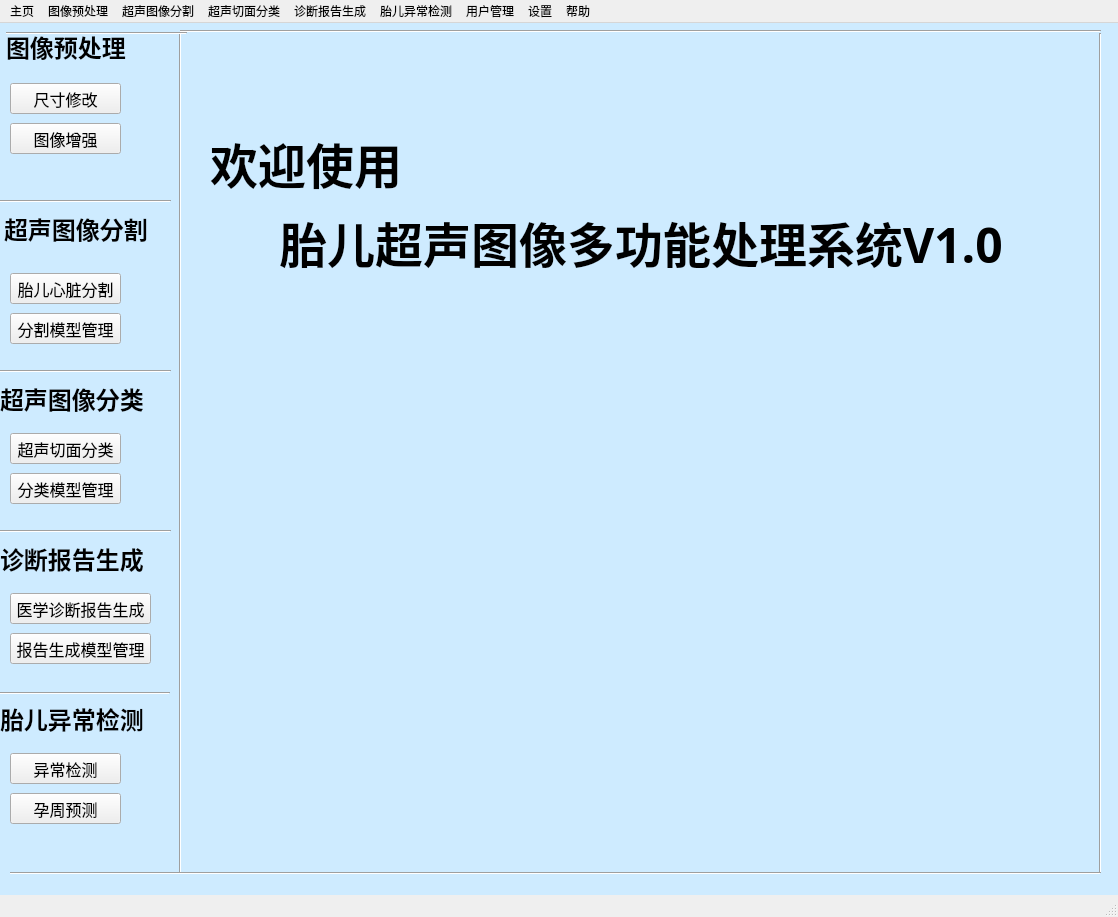
<?xml version="1.0" encoding="UTF-8"?>
<ui version="4.0">
 <class>MainWindow</class>
 <widget class="QMainWindow" name="MainWindow">
  <property name="geometry">
   <rect>
    <x>0</x>
    <y>0</y>
    <width>1118</width>
    <height>917</height>
   </rect>
  </property>
  <property name="windowTitle">
   <string>胎儿超声图像多功能处理系统V1.0</string>
  </property>
  <property name="windowIcon">
   <iconset>
    <normaloff>image/src=http___img95.699pic.com_xsj_0q_mh_r9.jpg!_fw_700_watermark_url_L3hzai93YXRlcl9kZXRhaWwyLnBuZw_align_southeast&amp;refer=http___img95.699pic.jpg</normaloff>image/src=http___img95.699pic.com_xsj_0q_mh_r9.jpg!_fw_700_watermark_url_L3hzai93YXRlcl9kZXRhaWwyLnBuZw_align_southeast&amp;refer=http___img95.699pic.jpg</iconset>
  </property>
  <widget class="QWidget" name="centralwidget">
   <widget class="QLabel" name="label">
    <property name="geometry">
     <rect>
      <x>6</x>
      <y>-2</y>
      <width>151</width>
      <height>51</height>
     </rect>
    </property>
    <property name="font">
     <font>
      <family>宋体</family>
      <pointsize>18</pointsize>
      <weight>75</weight>
      <bold>true</bold>
     </font>
    </property>
    <property name="text">
     <string>图像预处理</string>
    </property>
   </widget>
   <widget class="QPushButton" name="pushButton">
    <property name="geometry">
     <rect>
      <x>10</x>
      <y>60</y>
      <width>111</width>
      <height>31</height>
     </rect>
    </property>
    <property name="font">
     <font>
      <family>宋体</family>
      <pointsize>12</pointsize>
     </font>
    </property>
    <property name="text">
     <string>尺寸修改</string>
    </property>
   </widget>
   <widget class="QLabel" name="label_2">
    <property name="geometry">
     <rect>
      <x>4</x>
      <y>180</y>
      <width>171</width>
      <height>51</height>
     </rect>
    </property>
    <property name="font">
     <font>
      <family>宋体</family>
      <pointsize>18</pointsize>
      <weight>75</weight>
      <bold>true</bold>
     </font>
    </property>
    <property name="text">
     <string>超声图像分割</string>
    </property>
   </widget>
   <widget class="QPushButton" name="pushButton_2">
    <property name="geometry">
     <rect>
      <x>10</x>
      <y>250</y>
      <width>111</width>
      <height>31</height>
     </rect>
    </property>
    <property name="font">
     <font>
      <family>宋体</family>
      <pointsize>12</pointsize>
     </font>
    </property>
    <property name="text">
     <string>胎儿心脏分割</string>
    </property>
   </widget>
   <widget class="QPushButton" name="pushButton_3">
    <property name="geometry">
     <rect>
      <x>10</x>
      <y>290</y>
      <width>111</width>
      <height>31</height>
     </rect>
    </property>
    <property name="font">
     <font>
      <family>宋体</family>
      <pointsize>12</pointsize>
     </font>
    </property>
    <property name="text">
     <string>分割模型管理</string>
    </property>
   </widget>
   <widget class="QPushButton" name="pushButton_5">
    <property name="enabled">
     <bool>true</bool>
    </property>
    <property name="geometry">
     <rect>
      <x>10</x>
      <y>450</y>
      <width>111</width>
      <height>31</height>
     </rect>
    </property>
    <property name="font">
     <font>
      <family>宋体</family>
      <pointsize>12</pointsize>
     </font>
    </property>
    <property name="text">
     <string>分类模型管理</string>
    </property>
    <property name="default">
     <bool>false</bool>
    </property>
   </widget>
   <widget class="QPushButton" name="pushButton_6">
    <property name="enabled">
     <bool>true</bool>
    </property>
    <property name="geometry">
     <rect>
      <x>10</x>
      <y>410</y>
      <width>111</width>
      <height>31</height>
     </rect>
    </property>
    <property name="font">
     <font>
      <family>宋体</family>
      <pointsize>12</pointsize>
     </font>
    </property>
    <property name="text">
     <string>超声切面分类</string>
    </property>
    <property name="default">
     <bool>false</bool>
    </property>
   </widget>
   <widget class="QPushButton" name="pushButton_7">
    <property name="enabled">
     <bool>false</bool>
    </property>
    <property name="geometry">
     <rect>
      <x>280</x>
      <y>930</y>
      <width>91</width>
      <height>31</height>
     </rect>
    </property>
    <property name="text">
     <string>分类模型训练</string>
    </property>
    <property name="default">
     <bool>false</bool>
    </property>
   </widget>
   <widget class="QPushButton" name="pushButton_8">
    <property name="enabled">
     <bool>true</bool>
    </property>
    <property name="geometry">
     <rect>
      <x>10</x>
      <y>610</y>
      <width>141</width>
      <height>31</height>
     </rect>
    </property>
    <property name="font">
     <font>
      <family>宋体</family>
      <pointsize>12</pointsize>
     </font>
    </property>
    <property name="text">
     <string>报告生成模型管理</string>
    </property>
    <property name="default">
     <bool>false</bool>
    </property>
   </widget>
   <widget class="QPushButton" name="pushButton_9">
    <property name="enabled">
     <bool>true</bool>
    </property>
    <property name="geometry">
     <rect>
      <x>10</x>
      <y>570</y>
      <width>141</width>
      <height>31</height>
     </rect>
    </property>
    <property name="font">
     <font>
      <family>宋体</family>
      <pointsize>12</pointsize>
     </font>
    </property>
    <property name="text">
     <string>医学诊断报告生成</string>
    </property>
    <property name="default">
     <bool>false</bool>
    </property>
   </widget>
   <widget class="QPushButton" name="pushButton_10">
    <property name="enabled">
     <bool>false</bool>
    </property>
    <property name="geometry">
     <rect>
      <x>380</x>
      <y>930</y>
      <width>91</width>
      <height>31</height>
     </rect>
    </property>
    <property name="text">
     <string>去噪模型训练</string>
    </property>
    <property name="default">
     <bool>false</bool>
    </property>
   </widget>
   <widget class="QStackedWidget" name="stackedWidget">
    <property name="geometry">
     <rect>
      <x>190</x>
      <y>20</y>
      <width>901</width>
      <height>821</height>
     </rect>
    </property>
    <widget class="QWidget" name="stackedWidgetPage1">
     <widget class="QLabel" name="label_7">
      <property name="geometry">
       <rect>
        <x>20</x>
        <y>50</y>
        <width>841</width>
        <height>141</height>
       </rect>
      </property>
      <property name="font">
       <font>
        <family>宋体</family>
        <pointsize>36</pointsize>
        <weight>75</weight>
        <bold>true</bold>
       </font>
      </property>
      <property name="text">
       <string>欢迎使用</string>
      </property>
     </widget>
     <widget class="QFrame" name="frame">
      <property name="geometry">
       <rect>
        <x>-11</x>
        <y>-11</y>
        <width>921</width>
        <height>841</height>
       </rect>
      </property>
      <property name="frameShape">
       <enum>QFrame::StyledPanel</enum>
      </property>
      <property name="frameShadow">
       <enum>QFrame::Raised</enum>
      </property>
      <widget class="QLabel" name="label_6">
       <property name="geometry">
        <rect>
         <x>100</x>
         <y>140</y>
         <width>841</width>
         <height>141</height>
        </rect>
       </property>
       <property name="font">
        <font>
         <family>宋体</family>
         <pointsize>36</pointsize>
         <weight>75</weight>
         <bold>true</bold>
        </font>
       </property>
       <property name="text">
        <string>胎儿超声图像多功能处理系统V1.0</string>
       </property>
      </widget>
     </widget>
     <zorder>frame</zorder>
     <zorder>label_7</zorder>
    </widget>
   </widget>
   <widget class="Line" name="line">
    <property name="geometry">
     <rect>
      <x>180</x>
      <y>0</y>
      <width>921</width>
      <height>16</height>
     </rect>
    </property>
    <property name="orientation">
     <enum>Qt::Horizontal</enum>
    </property>
   </widget>
   <widget class="Line" name="line_2">
    <property name="geometry">
     <rect>
      <x>170</x>
      <y>9</y>
      <width>21</width>
      <height>841</height>
     </rect>
    </property>
    <property name="orientation">
     <enum>Qt::Vertical</enum>
    </property>
   </widget>
   <widget class="QPushButton" name="pushButton_12">
    <property name="geometry">
     <rect>
      <x>10</x>
      <y>100</y>
      <width>111</width>
      <height>31</height>
     </rect>
    </property>
    <property name="font">
     <font>
      <family>宋体</family>
      <pointsize>12</pointsize>
     </font>
    </property>
    <property name="text">
     <string>图像增强</string>
    </property>
   </widget>
   <widget class="QPushButton" name="pushButton_13">
    <property name="enabled">
     <bool>true</bool>
    </property>
    <property name="geometry">
     <rect>
      <x>10</x>
      <y>730</y>
      <width>111</width>
      <height>31</height>
     </rect>
    </property>
    <property name="font">
     <font>
      <family>宋体</family>
      <pointsize>12</pointsize>
     </font>
    </property>
    <property name="text">
     <string>异常检测</string>
    </property>
    <property name="default">
     <bool>false</bool>
    </property>
   </widget>
   <widget class="Line" name="line_3">
    <property name="geometry">
     <rect>
      <x>6</x>
      <y>0</y>
      <width>181</width>
      <height>20</height>
     </rect>
    </property>
    <property name="orientation">
     <enum>Qt::Horizontal</enum>
    </property>
   </widget>
   <widget class="Line" name="line_4">
    <property name="geometry">
     <rect>
      <x>-10</x>
      <y>170</y>
      <width>181</width>
      <height>16</height>
     </rect>
    </property>
    <property name="orientation">
     <enum>Qt::Horizontal</enum>
    </property>
   </widget>
   <widget class="Line" name="line_8">
    <property name="geometry">
     <rect>
      <x>1090</x>
      <y>10</y>
      <width>21</width>
      <height>841</height>
     </rect>
    </property>
    <property name="orientation">
     <enum>Qt::Vertical</enum>
    </property>
   </widget>
   <widget class="Line" name="line_9">
    <property name="geometry">
     <rect>
      <x>10</x>
      <y>840</y>
      <width>1091</width>
      <height>20</height>
     </rect>
    </property>
    <property name="orientation">
     <enum>Qt::Horizontal</enum>
    </property>
   </widget>
   <widget class="QPushButton" name="pushButton_14">
    <property name="enabled">
     <bool>true</bool>
    </property>
    <property name="geometry">
     <rect>
      <x>10</x>
      <y>770</y>
      <width>111</width>
      <height>31</height>
     </rect>
    </property>
    <property name="font">
     <font>
      <family>宋体</family>
      <pointsize>12</pointsize>
     </font>
    </property>
    <property name="text">
     <string>孕周预测</string>
    </property>
    <property name="default">
     <bool>false</bool>
    </property>
   </widget>
   <widget class="QPushButton" name="pushButton_4">
    <property name="geometry">
     <rect>
      <x>180</x>
      <y>930</y>
      <width>91</width>
      <height>31</height>
     </rect>
    </property>
    <property name="text">
     <string>分割模型训练</string>
    </property>
   </widget>
   <widget class="QLabel" name="label_3">
    <property name="geometry">
     <rect>
      <x>-20</x>
      <y>-10</y>
      <width>1141</width>
      <height>891</height>
     </rect>
    </property>
    <property name="font">
     <font>
      <family>宋体</family>
      <pointsize>12</pointsize>
     </font>
    </property>
    <property name="styleSheet">
     <string notr="true">background-color: rgb(206, 235, 255);</string>
    </property>
    <property name="text">
     <string/>
    </property>
   </widget>
   <widget class="Line" name="line_5">
    <property name="geometry">
     <rect>
      <x>-10</x>
      <y>340</y>
      <width>181</width>
      <height>16</height>
     </rect>
    </property>
    <property name="orientation">
     <enum>Qt::Horizontal</enum>
    </property>
   </widget>
   <widget class="QLabel" name="label_4">
    <property name="geometry">
     <rect>
      <x>0</x>
      <y>350</y>
      <width>171</width>
      <height>51</height>
     </rect>
    </property>
    <property name="font">
     <font>
      <family>宋体</family>
      <pointsize>18</pointsize>
      <weight>75</weight>
      <bold>true</bold>
     </font>
    </property>
    <property name="text">
     <string>超声图像分类</string>
    </property>
   </widget>
   <widget class="Line" name="line_6">
    <property name="geometry">
     <rect>
      <x>-10</x>
      <y>500</y>
      <width>181</width>
      <height>16</height>
     </rect>
    </property>
    <property name="orientation">
     <enum>Qt::Horizontal</enum>
    </property>
   </widget>
   <widget class="QLabel" name="label_5">
    <property name="geometry">
     <rect>
      <x>0</x>
      <y>510</y>
      <width>261</width>
      <height>51</height>
     </rect>
    </property>
    <property name="font">
     <font>
      <family>宋体</family>
      <pointsize>18</pointsize>
      <weight>75</weight>
      <bold>true</bold>
     </font>
    </property>
    <property name="text">
     <string>诊断报告生成</string>
    </property>
   </widget>
   <widget class="QLabel" name="label_8">
    <property name="geometry">
     <rect>
      <x>0</x>
      <y>670</y>
      <width>261</width>
      <height>51</height>
     </rect>
    </property>
    <property name="font">
     <font>
      <family>宋体</family>
      <pointsize>18</pointsize>
      <weight>75</weight>
      <bold>true</bold>
     </font>
    </property>
    <property name="text">
     <string>胎儿异常检测</string>
    </property>
   </widget>
   <widget class="Line" name="line_7">
    <property name="geometry">
     <rect>
      <x>-10</x>
      <y>660</y>
      <width>180</width>
      <height>20</height>
     </rect>
    </property>
    <property name="orientation">
     <enum>Qt::Horizontal</enum>
    </property>
   </widget>
   <zorder>label_3</zorder>
   <zorder>pushButton_14</zorder>
   <zorder>pushButton_9</zorder>
   <zorder>pushButton_5</zorder>
   <zorder>pushButton_13</zorder>
   <zorder>pushButton_10</zorder>
   <zorder>pushButton_6</zorder>
   <zorder>pushButton_8</zorder>
   <zorder>pushButton_7</zorder>
   <zorder>label</zorder>
   <zorder>pushButton</zorder>
   <zorder>label_2</zorder>
   <zorder>pushButton_2</zorder>
   <zorder>pushButton_3</zorder>
   <zorder>stackedWidget</zorder>
   <zorder>line</zorder>
   <zorder>line_2</zorder>
   <zorder>pushButton_12</zorder>
   <zorder>line_3</zorder>
   <zorder>line_4</zorder>
   <zorder>line_8</zorder>
   <zorder>line_9</zorder>
   <zorder>pushButton_4</zorder>
   <zorder>line_5</zorder>
   <zorder>label_4</zorder>
   <zorder>line_6</zorder>
   <zorder>label_5</zorder>
   <zorder>label_8</zorder>
   <zorder>line_7</zorder>
  </widget>
  <widget class="QMenuBar" name="menubar">
   <property name="geometry">
    <rect>
     <x>0</x>
     <y>0</y>
     <width>1118</width>
     <height>23</height>
    </rect>
   </property>
   <widget class="QMenu" name="menu23">
    <property name="font">
     <font>
      <family>宋体</family>
      <pointsize>12</pointsize>
     </font>
    </property>
    <property name="title">
     <string>帮助</string>
    </property>
    <addaction name="action"/>
    <addaction name="action_3"/>
   </widget>
   <widget class="QMenu" name="menu">
    <property name="font">
     <font>
      <family>宋体</family>
      <pointsize>12</pointsize>
     </font>
    </property>
    <property name="title">
     <string>超声图像分割</string>
    </property>
    <addaction name="action_8"/>
    <addaction name="action_9"/>
    <addaction name="action_10"/>
   </widget>
   <widget class="QMenu" name="menu_2">
    <property name="font">
     <font>
      <family>宋体</family>
      <pointsize>12</pointsize>
     </font>
    </property>
    <property name="title">
     <string>超声切面分类</string>
    </property>
    <addaction name="action_11"/>
    <addaction name="action_12"/>
    <addaction name="action_13"/>
   </widget>
   <widget class="QMenu" name="menu_3">
    <property name="font">
     <font>
      <family>宋体</family>
      <pointsize>12</pointsize>
     </font>
    </property>
    <property name="title">
     <string>诊断报告生成</string>
    </property>
    <addaction name="action_14"/>
    <addaction name="action_15"/>
    <addaction name="action_16"/>
   </widget>
   <widget class="QMenu" name="menu_4">
    <property name="font">
     <font>
      <family>宋体</family>
      <pointsize>12</pointsize>
     </font>
    </property>
    <property name="title">
     <string>胎儿异常检测</string>
    </property>
    <addaction name="action_17"/>
    <addaction name="action_22"/>
   </widget>
   <widget class="QMenu" name="menu_5">
    <property name="font">
     <font>
      <family>宋体</family>
      <pointsize>12</pointsize>
     </font>
    </property>
    <property name="title">
     <string>用户管理</string>
    </property>
    <addaction name="action_18"/>
    <addaction name="action_19"/>
   </widget>
   <widget class="QMenu" name="menu_6">
    <property name="font">
     <font>
      <family>宋体</family>
      <pointsize>12</pointsize>
     </font>
    </property>
    <property name="title">
     <string>设置</string>
    </property>
    <addaction name="action_20"/>
   </widget>
   <widget class="QMenu" name="menu_7">
    <property name="font">
     <font>
      <family>宋体</family>
      <pointsize>12</pointsize>
     </font>
    </property>
    <property name="title">
     <string>图像预处理</string>
    </property>
    <addaction name="action_2"/>
    <addaction name="action_6"/>
    <addaction name="action_7"/>
   </widget>
   <widget class="QMenu" name="menu_8">
    <property name="font">
     <font>
      <family>宋体</family>
      <pointsize>12</pointsize>
     </font>
    </property>
    <property name="title">
     <string>主页</string>
    </property>
    <addaction name="action_21"/>
   </widget>
   <addaction name="menu_8"/>
   <addaction name="menu_7"/>
   <addaction name="menu"/>
   <addaction name="menu_2"/>
   <addaction name="menu_3"/>
   <addaction name="menu_4"/>
   <addaction name="menu_5"/>
   <addaction name="menu_6"/>
   <addaction name="menu23"/>
  </widget>
  <widget class="QStatusBar" name="statusbar"/>
  <action name="action2">
   <property name="text">
    <string>图像分割</string>
   </property>
  </action>
  <action name="action">
   <property name="text">
    <string>关于软件</string>
   </property>
   <property name="font">
    <font>
     <family>宋体</family>
     <pointsize>12</pointsize>
    </font>
   </property>
  </action>
  <action name="action_3">
   <property name="text">
    <string>关于作者</string>
   </property>
   <property name="font">
    <font>
     <family>宋体</family>
     <pointsize>12</pointsize>
    </font>
   </property>
  </action>
  <action name="action_4">
   <property name="text">
    <string>图像转换</string>
   </property>
  </action>
  <action name="action_5">
   <property name="text">
    <string>颜色迁移</string>
   </property>
  </action>
  <action name="action_2">
   <property name="text">
    <string>尺寸修改</string>
   </property>
   <property name="font">
    <font>
     <family>宋体</family>
     <pointsize>12</pointsize>
    </font>
   </property>
  </action>
  <action name="action_6">
   <property name="text">
    <string>图像增强</string>
   </property>
   <property name="font">
    <font>
     <family>宋体</family>
     <pointsize>12</pointsize>
    </font>
   </property>
  </action>
  <action name="action_7">
   <property name="text">
    <string>图像归一化</string>
   </property>
   <property name="font">
    <font>
     <family>宋体</family>
     <pointsize>12</pointsize>
    </font>
   </property>
  </action>
  <action name="action_8">
   <property name="text">
    <string>胎儿心脏分割</string>
   </property>
   <property name="font">
    <font>
     <family>宋体</family>
     <pointsize>12</pointsize>
    </font>
   </property>
  </action>
  <action name="action_9">
   <property name="text">
    <string>分割模型管理</string>
   </property>
   <property name="font">
    <font>
     <family>宋体</family>
     <pointsize>12</pointsize>
    </font>
   </property>
  </action>
  <action name="action_10">
   <property name="text">
    <string>分割模型训练</string>
   </property>
   <property name="font">
    <font>
     <family>宋体</family>
     <pointsize>12</pointsize>
    </font>
   </property>
  </action>
  <action name="action_11">
   <property name="text">
    <string>超声切面分类</string>
   </property>
   <property name="font">
    <font>
     <family>宋体</family>
     <pointsize>12</pointsize>
    </font>
   </property>
  </action>
  <action name="action_12">
   <property name="text">
    <string>分类模型管理</string>
   </property>
   <property name="font">
    <font>
     <family>宋体</family>
     <pointsize>12</pointsize>
    </font>
   </property>
  </action>
  <action name="action_13">
   <property name="text">
    <string>分类模型训练</string>
   </property>
   <property name="font">
    <font>
     <family>宋体</family>
     <pointsize>12</pointsize>
    </font>
   </property>
  </action>
  <action name="action_14">
   <property name="text">
    <string>医学诊断报告生成</string>
   </property>
   <property name="font">
    <font>
     <family>宋体</family>
     <pointsize>12</pointsize>
    </font>
   </property>
  </action>
  <action name="action_15">
   <property name="text">
    <string>报告生成模型管理</string>
   </property>
   <property name="font">
    <font>
     <family>宋体</family>
     <pointsize>12</pointsize>
    </font>
   </property>
  </action>
  <action name="action_16">
   <property name="text">
    <string>去噪模型训练</string>
   </property>
   <property name="font">
    <font>
     <family>宋体</family>
     <pointsize>12</pointsize>
    </font>
   </property>
  </action>
  <action name="action_17">
   <property name="text">
    <string>异常检测</string>
   </property>
   <property name="font">
    <font>
     <family>宋体</family>
     <pointsize>12</pointsize>
    </font>
   </property>
  </action>
  <action name="action_18">
   <property name="text">
    <string>注册</string>
   </property>
   <property name="font">
    <font>
     <family>宋体</family>
     <pointsize>12</pointsize>
    </font>
   </property>
  </action>
  <action name="action_19">
   <property name="text">
    <string>个人信息</string>
   </property>
   <property name="font">
    <font>
     <family>宋体</family>
     <pointsize>12</pointsize>
    </font>
   </property>
  </action>
  <action name="action_20">
   <property name="text">
    <string>属性</string>
   </property>
   <property name="font">
    <font>
     <family>宋体</family>
     <pointsize>12</pointsize>
    </font>
   </property>
  </action>
  <action name="action_21">
   <property name="text">
    <string>主页</string>
   </property>
   <property name="font">
    <font>
     <family>宋体</family>
     <pointsize>12</pointsize>
    </font>
   </property>
  </action>
  <action name="action_22">
   <property name="text">
    <string>检测模型管理</string>
   </property>
   <property name="font">
    <font>
     <family>宋体</family>
     <pointsize>12</pointsize>
    </font>
   </property>
  </action>
 </widget>
 <resources/>
 <connections/>
</ui>
